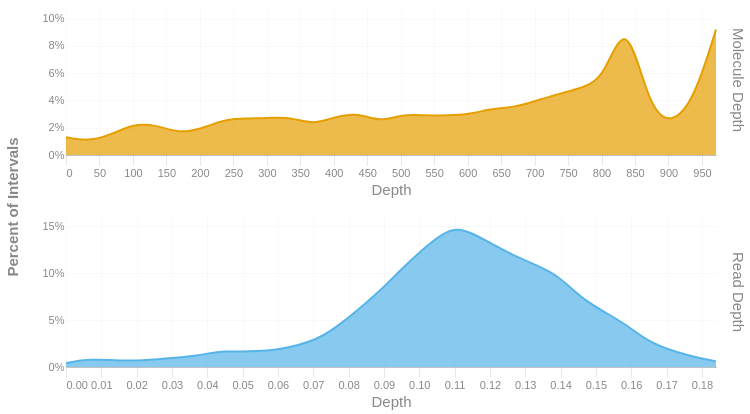

Notebook source saved alongside this figure:
### Code cell
readdep = depth_hist(tb['Read Depth'], q99, 3)
readdep['Percent of Intervals'] = 'Read Depth'
moldep = depth_hist(tb['Molecule Depth'], mol_q99, 0)
moldep['Percent of Intervals'] = 'Molecule Depth'
_hist = pd.concat([readdep, moldep])
_hist= _hist[_hist['Proportion'] != 0]

(
    alt.Chart(_hist)        
    .mark_area(interpolate = "basis")
    .encode(
        x=alt.X('Bin:Q')
            .scale(domainMin=0)
            .axis(alt.Axis(title='Depth')),
        y = alt.Y('Proportion:Q', title = None).axis(format = '%'),
        color = alt.Color('Percent of Intervals:N').legend(None),
        row = alt.Row("Percent of Intervals:N").header(labelOrient = 'right'),
        tooltip = [
            alt.Tooltip("Metric:N", title = "Metric"),
            alt.Tooltip('Interval:N', title = "Depth Interval"),
            alt.Tooltip('Proportion:Q', title = "Percent of Intervals").format('.2%')
        ]
    )
    .resolve_scale(x='independent', y='independent')
    .properties(
        height = 150, width = 650,
        usermeta={'embedOptions': {'downloadFileName': f'{samplename}.depth.hist'}}
    )
)

### Figure 1 — Vega-Lite specification as saved in the notebook (floating-point values rounded to 4 significant figures)
{"width": 650, "height": 150, "config": {"title": {"anchor": "start", "dy": -15, "fontSize": 18, "color": "#888888", "subtitleColor": "#888888", "subtitleFontSize": 14}, "arc": {"fill": "#0072B2"}, "axis": {"domainColor": "#888888", "domainWidth": 0.5, "gridWidth": 0.2, "grid": false, "titleFontWeight": 400, "titleFontSize": 15, "labelFontSize": 11, "labelColor": "#888888", "tickColor": "#888888", "tickWidth": 0.2, "titleColor": "#888888"}, "axisBand": {"grid": false}, "axisX": {"grid": true, "tickSize": 10, "domainCap": "round"}, "axisY": {"domain": false, "grid": true, "tickSize": 0, "domainCap": "round"}, "background": "transparent", "header": {"labelFontSize": 15, "labelColor": "#888888", "titleFontSize": 15, "titleFontWeight": 600, "titleColor": "#888888"}, "legend": {"labelFont": "sans-serif", "labelFontSize": 12, "labelColor": "#888888", "symbolSize": 100, "symbolType": "circle", "titleFontSize": 12, "titlePadding": 10, "titleColor": "#888888", "title": null}, "range": {"category": ["#E69F00", "#56B4E9", "#009E73", "#F0E442", "#0072B2", "#D55E00", "#CC79A7", "#000000"], "diverging": ["#cfe8f3", "#a2d4ec", "#73bfe2", "#46abdb", "#1696d2", "#12719e"]}, "area": {"fill": "#0072B2", "fillOpacity": 0.7, "line": true, "strokeOpacity": 0.7}, "line": {"color": "#0072B2", "stroke": "#0072B2", "strokeWidth": 2}, "trail": {"color": "#0072B2", "stroke": "#0072B2", "strokeWidth": 0, "size": 1}, "point": {"filled": true}, "text": {"color": "#888888", "fontSize": 11, "align": "right", "fontWeight": 400, "size": 11}, "bar": {"fill": "#0072B2", "stroke": null}, "view": {"stroke": null, "continuousWidth": 660, "continuousHeight": 400}}, "data": {"name": "data-88c904af9e619a8b16b60d659e8e882e"}, "mark": {"type": "area", "interpolate": "basis"}, "encoding": {"color": {"field": "Percent of Intervals", "legend": null, "type": "nominal"}, "row": {"field": "Percent of Intervals", "header": {"labelOrient": "right"}, "type": "nominal"}, "tooltip": [{"field": "Metric", "title": "Metric", "type": "nominal"}, {"field": "Interval", "title": "Depth Interval", "type": "nominal"}, {"field": "Proportion", "format": ".2%", "title": "Percent of Intervals", "type": "quantitative"}], "x": {"axis": {"title": "Depth"}, "field": "Bin", "scale": {"domainMin": 0}, "type": "quantitative"}, "y": {"axis": {"format": "%"}, "field": "Proportion", "title": null, "type": "quantitative"}}, "resolve": {"scale": {"x": "independent", "y": "independent"}}, "usermeta": {"embedOptions": {"downloadFileName": "sample.depth.hist"}}, "$schema": "https://vega.github.io/schema/vega-lite/v6.1.0.json", "datasets": {"data-88c904af9e619a8b16b60d659e8e882e": [{"Bin": 0.0, "Interval": "0.0-0.006", "Proportion": 0.004, "Percent of Intervals": "Read Depth"}, {"Bin": 0.006, "Interval": "0.006-0.013", "Proportion": 0.009, "Percent of Intervals": "Read Depth"}, {"Bin": 0.019, "Interval": "0.019-0.025", "Proportion": 0.006, "Percent of Intervals": "Read Depth"}, {"Bin": 0.025, "Interval": "0.025-0.032", "Proportion": 0.008, "Percent of Intervals": "Read Depth"}, {"Bin": 0.038, "Interval": "0.038-0.044", "Proportion": 0.012, "Percent of Intervals": "Read Depth"}, {"Bin": 0.044, "Interval": "0.044-0.051", "Proportion": 0.018, "Percent of Intervals": "Read Depth"}, {"Bin": 0.057, "Interval": "0.057-0.063", "Proportion": 0.015, "Percent of Intervals": "Read Depth"}, {"Bin": 0.07, "Interval": "0.07-0.076", "Proportion": 0.027, "Percent of Intervals": "Read Depth"}, {"Bin": 0.076, "Interval": "0.076-0.082", "Proportion": 0.04, "Percent of Intervals": "Read Depth"}, {"Bin": 0.089, "Interval": "0.089-0.095", "Proportion": 0.081, "Percent of Intervals": "Read Depth"}, {"Bin": 0.095, "Interval": "0.095-0.101", "Proportion": 0.105, "Percent of Intervals": "Read Depth"}, {"Bin": 0.108, "Interval": "0.108-0.114", "Proportion": 0.15, "Percent of Intervals": "Read Depth"}, {"Bin": 0.114, "Interval": "0.114-0.12", "Proportion": 0.146, "Percent of Intervals": "Read Depth"}, {"Bin": 0.127, "Interval": "0.127-0.133", "Proportion": 0.117, "Percent of Intervals": "Read Depth"}, {"Bin": 0.139, "Interval": "0.139-0.146", "Proportion": 0.101, "Percent of Intervals": "Read Depth"}, {"Bin": 0.146, "Interval": "0.146-0.152", "Proportion": 0.071, "Percent of Intervals": "Read Depth"}, {"Bin": 0.158, "Interval": "0.158-0.165", "Proportion": 0.048, "Percent of Intervals": "Read Depth"}, {"Bin": 0.165, "Interval": "0.165-0.171", "Proportion": 0.025, "Percent of Intervals": "Read Depth"}, {"Bin": 0.177, "Interval": "0.177-0.184", "Proportion": 0.011, "Percent of Intervals": "Read Depth"}, {"Bin": 0.184, "Interval": "0.184-0.19", "Proportion": 0.006, "Percent of Intervals": "Read Depth"}, {"Bin": 0.0, "Interval": "0-34", "Proportion": 0.013, "Percent of Intervals": "Molecule Depth"}, {"Bin": 34.0, "Interval": "34-68", "Proportion": 0.01, "Percent of Intervals": "Molecule Depth"}, {"Bin": 68.0, "Interval": "68-101", "Proportion": 0.015, "Percent of Intervals": "Molecule Depth"}, {"Bin": 101.0, "Interval": "101-135", "Proportion": 0.023, "Percent of Intervals": "Molecule Depth"}, {"Bin": 135.0, "Interval": "135-168", "Proportion": 0.022, "Percent of Intervals": "Molecule Depth"}, {"Bin": 168.0, "Interval": "168-202", "Proportion": 0.016, "Percent of Intervals": "Molecule Depth"}, {"Bin": 202.0, "Interval": "202-235", "Proportion": 0.019, "Percent of Intervals": "Molecule Depth"}, {"Bin": 235.0, "Interval": "235-268", "Proportion": 0.026, "Percent of Intervals": "Molecule Depth"}, {"Bin": 268.0, "Interval": "268-302", "Proportion": 0.027, "Percent of Intervals": "Molecule Depth"}, {"Bin": 302.0, "Interval": "302-335", "Proportion": 0.027, "Percent of Intervals": "Molecule Depth"}, {"Bin": 335.0, "Interval": "335-369", "Proportion": 0.028, "Percent of Intervals": "Molecule Depth"}, {"Bin": 369.0, "Interval": "369-402", "Proportion": 0.022, "Percent of Intervals": "Molecule Depth"}, {"Bin": 402.0, "Interval": "402-436", "Proportion": 0.028, "Percent of Intervals": "Molecule Depth"}, {"Bin": 436.0, "Interval": "436-469", "Proportion": 0.031, "Percent of Intervals": "Molecule Depth"}, {"Bin": 469.0, "Interval": "469-503", "Proportion": 0.024, "Percent of Intervals": "Molecule Depth"}, {"Bin": 503.0, "Interval": "503-536", "Proportion": 0.03, "Percent of Intervals": "Molecule Depth"}, {"Bin": 536.0, "Interval": "536-570", "Proportion": 0.029, "Percent of Intervals": "Molecule Depth"}, {"Bin": 570.0, "Interval": "570-603", "Proportion": 0.029, "Percent of Intervals": "Molecule Depth"}, {"Bin": 603.0, "Interval": "603-637", "Proportion": 0.03, "Percent of Intervals": "Molecule Depth"}, {"Bin": 637.0, "Interval": "637-670", "Proportion": 0.034, "Percent of Intervals": "Molecule Depth"}, {"Bin": 670.0, "Interval": "670-704", "Proportion": 0.035, "Percent of Intervals": "Molecule Depth"}, {"Bin": 704.0, "Interval": "704-737", "Proportion": 0.04, "Percent of Intervals": "Molecule Depth"}, {"Bin": 737.0, "Interval": "737-770", "Proportion": 0.045, "Percent of Intervals": "Molecule Depth"}, {"Bin": 770.0, "Interval": "770-804", "Proportion": 0.049, "Percent of Intervals": "Molecule Depth"}, {"Bin": 804.0, "Interval": "804-837", "Proportion": 0.056, "Percent of Intervals": "Molecule Depth"}, {"Bin": 837.0, "Interval": "837-871", "Proportion": 0.104, "Percent of Intervals": "Molecule Depth"}, {"Bin": 871.0, "Interval": "871-904", "Proportion": 0.034, "Percent of Intervals": "Molecule Depth"}, {"Bin": 904.0, "Interval": "904-938", "Proportion": 0.022, "Percent of Intervals": "Molecule Depth"}, {"Bin": 938.0, "Interval": "938-971", "Proportion": 0.04, "Percent of Intervals": "Molecule Depth"}, {"Bin": 971.0, "Interval": "971-1005.4272", "Proportion": 0.092, "Percent of Intervals": "Molecule Depth"}]}}
